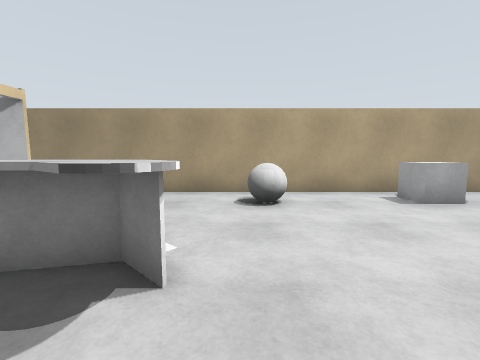
view 1 (above)

12 first-person views from a walk through a world built for the Gazebo simulator. The camera is 1.2 m above the floor, tilts 6° down and sees 90° across. The floor is counted in squares, 1 m on a side. Each view is taken from the middle of a square. On the plan, view 1 faces up. The plan holds only what a view shows up to about 11 squares ahead; the rest is blank.

view 2
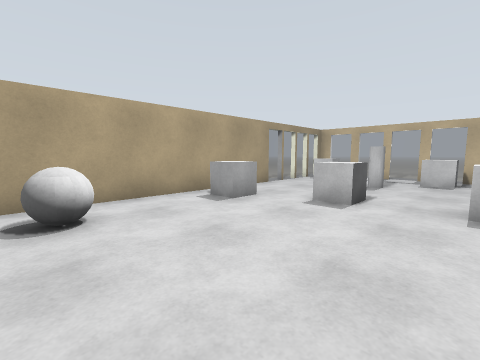

view 3
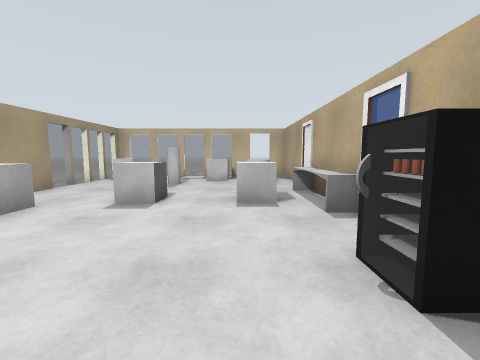

view 4
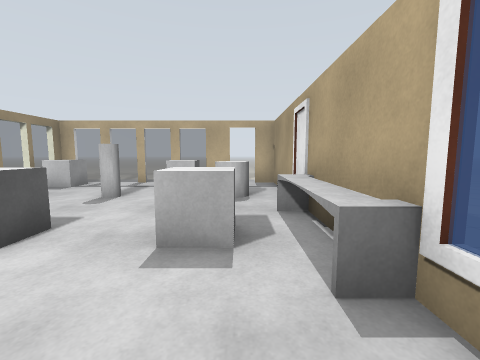

view 5
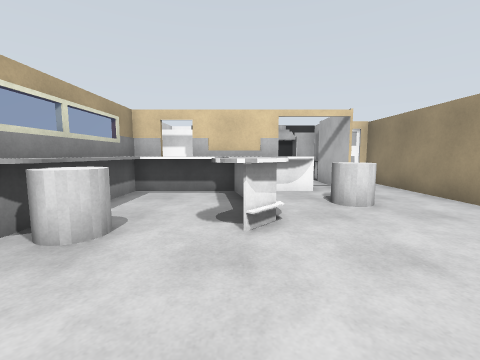

view 6
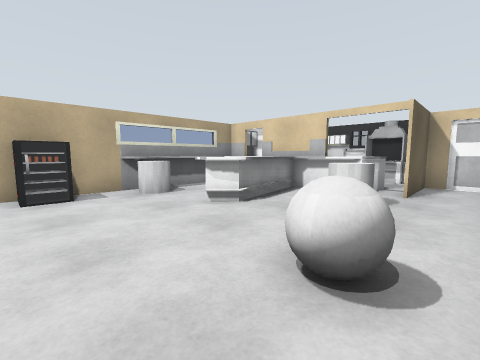

view 7
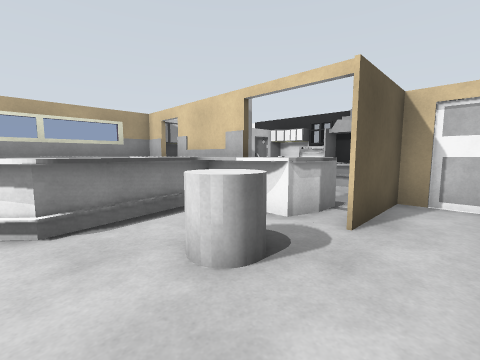

view 8
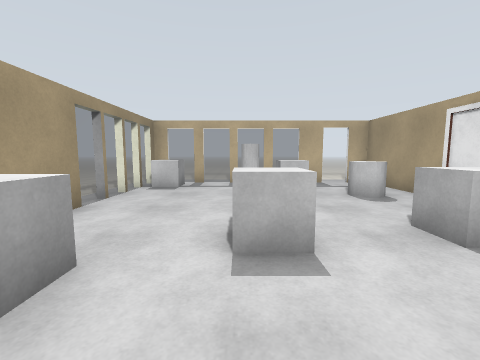

view 9
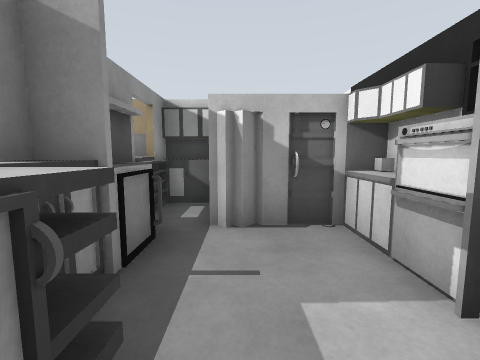

view 10
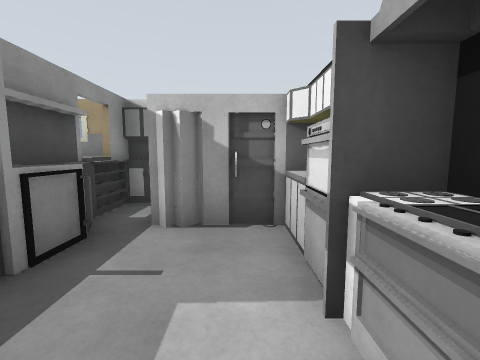

view 11
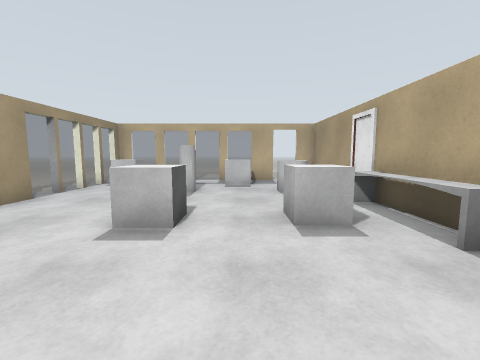

view 12
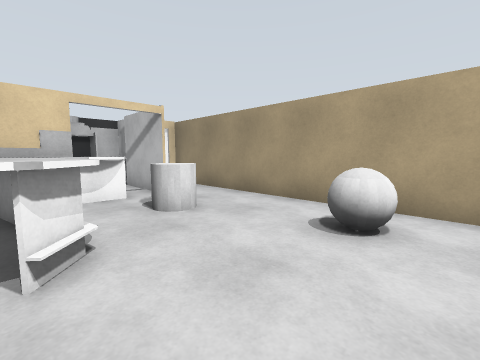

### Floor plan
Key: @ floor where view 1 was taken; # wall or solid block; . main floor; - floor 0.25 m lower than the main floor; = window, fence, low wall or low ledge; B grey box; G grey ball; C grey cylinder.
Columns run from 9 left of view 1 to 14 right of it. Each row starts with its distance up from view 1.
 10                     ---
  9                     ---
  8  #################====#
  7  #............B......BB
  6 #####....GG...B.......B.
  5 #.....C...............=.
  4 #..==..........BB..C..=
  3 #...#..##......B......=
  2 #..=#==##............B
  1 ######.........BB.....#
  0   ####..C@.....BB..C...
 -1   ########.=.=####....#
 -2          ####=-  ######

Where each view was taken, in squares from view 1:
view 1: 0 up, 0 right, facing up
view 2: 1 up, 0 right, facing up-right
view 3: 1 up, 0 right, facing right
view 4: 0 up, 3 right, facing right
view 5: 2 up, 3 right, facing left
view 6: 7 up, 3 right, facing down-left
view 7: 7 up, 1 left, facing down-left
view 8: 4 up, 3 right, facing right
view 9: 5 up, 7 left, facing down
view 10: 5 up, 8 left, facing down
view 11: 2 up, 2 right, facing right
view 12: 2 up, 2 right, facing up-left
